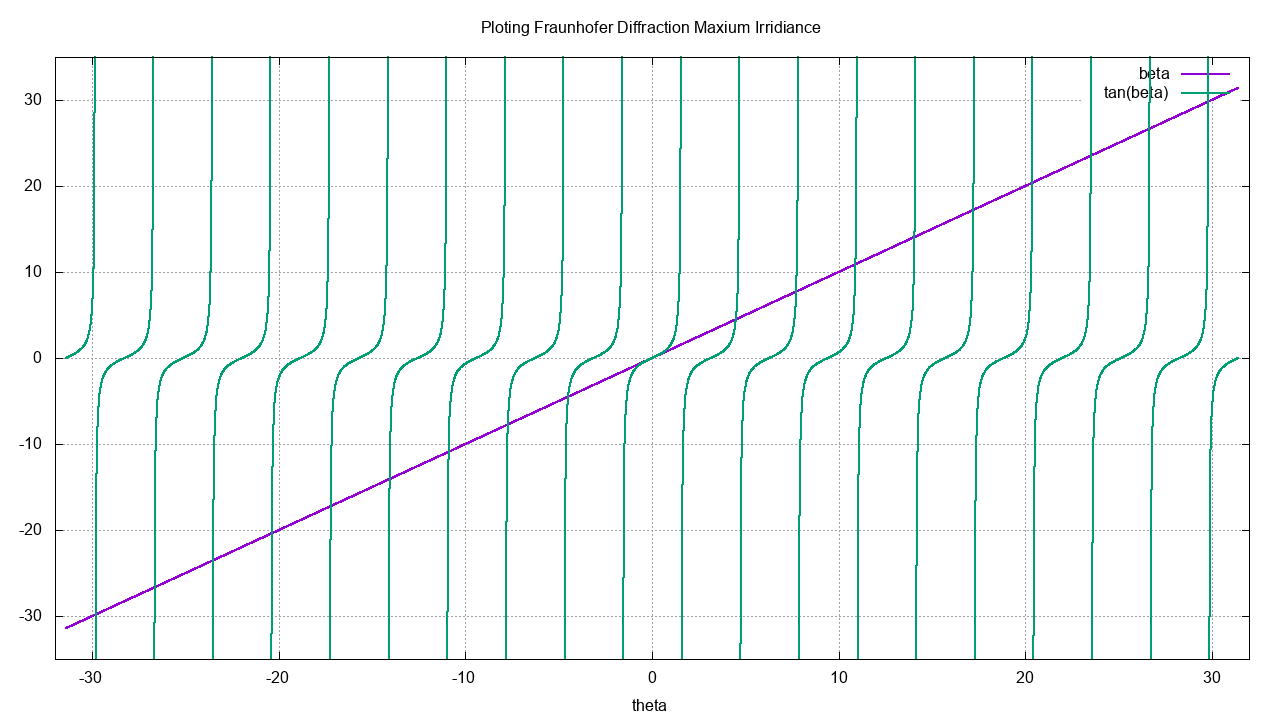

Generate this figure with gnuplot:
set grid
set yrange[-35:35]
set xrange[-32:32]
set title "Ploting Fraunhofer Diffraction Maxium Irridiance"
set xlabel "theta"

set terminal png size 1280,720
set output "Root3.png"
plot "Root3.dat" u 1:(column("beta")) w l lw 2, "" u 1:(column("tan(beta)")) w l lw 2

set terminal wxt background '#00222222'
plot "Root3.dat" u 1:(column("beta")) w l lw 2, "" u 1:(column("tan(beta)")) w l lw 2
